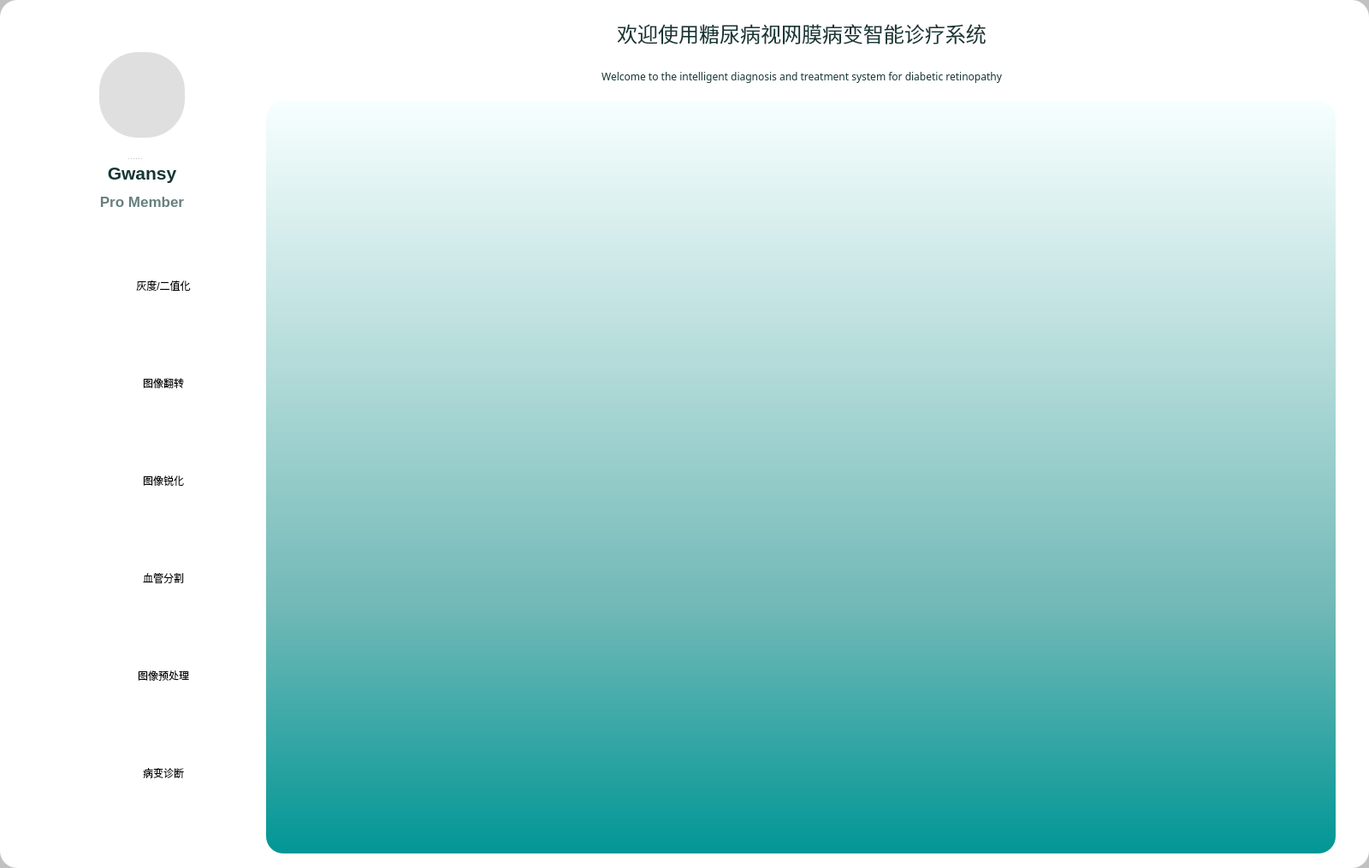
<?xml version="1.0" encoding="UTF-8"?>
<ui version="4.0">
 <class>Mainwindow</class>
 <widget class="QWidget" name="Mainwindow">
  <property name="geometry">
   <rect>
    <x>0</x>
    <y>0</y>
    <width>1600</width>
    <height>1015</height>
   </rect>
  </property>
  <property name="minimumSize">
   <size>
    <width>1600</width>
    <height>1015</height>
   </size>
  </property>
  <property name="maximumSize">
   <size>
    <width>1600</width>
    <height>1015</height>
   </size>
  </property>
  <property name="windowTitle">
   <string>Form</string>
  </property>
  <property name="styleSheet">
   <string notr="true">background-color: rgb(193, 193, 193);</string>
  </property>
  <widget class="QFrame" name="frame_3">
   <property name="geometry">
    <rect>
     <x>0</x>
     <y>0</y>
     <width>1600</width>
     <height>1015</height>
    </rect>
   </property>
   <property name="minimumSize">
    <size>
     <width>1600</width>
     <height>1015</height>
    </size>
   </property>
   <property name="maximumSize">
    <size>
     <width>1600</width>
     <height>1015</height>
    </size>
   </property>
   <property name="styleSheet">
    <string notr="true">background-color: rgb(255, 255, 255);
border-radius:20px;
</string>
   </property>
   <property name="frameShape">
    <enum>QFrame::StyledPanel</enum>
   </property>
   <property name="frameShadow">
    <enum>QFrame::Raised</enum>
   </property>
   <widget class="QWidget" name="">
    <property name="geometry">
     <rect>
      <x>5</x>
      <y>5</y>
      <width>1588</width>
      <height>1002</height>
     </rect>
    </property>
    <layout class="QHBoxLayout" name="horizontalLayout">
     <item>
      <widget class="QFrame" name="frame1_2">
       <property name="minimumSize">
        <size>
         <width>300</width>
         <height>950</height>
        </size>
       </property>
       <property name="maximumSize">
        <size>
         <width>300</width>
         <height>950</height>
        </size>
       </property>
       <property name="styleSheet">
        <string notr="true">QFrame#frame_2{
	background-color: rgba(255, 255, 255, 255);
	border-radius:20px;
}</string>
       </property>
       <widget class="QFrame" name="frame_5">
        <property name="geometry">
         <rect>
          <x>0</x>
          <y>220</y>
          <width>300</width>
          <height>800</height>
         </rect>
        </property>
        <property name="minimumSize">
         <size>
          <width>300</width>
          <height>800</height>
         </size>
        </property>
        <property name="maximumSize">
         <size>
          <width>300</width>
          <height>800</height>
         </size>
        </property>
        <property name="frameShape">
         <enum>QFrame::StyledPanel</enum>
        </property>
        <property name="frameShadow">
         <enum>QFrame::Raised</enum>
        </property>
        <widget class="QWidget" name="">
         <property name="geometry">
          <rect>
           <x>5</x>
           <y>9</y>
           <width>291</width>
           <height>721</height>
          </rect>
         </property>
         <layout class="QGridLayout" name="gridLayout_4" columnstretch="0,0">
          <property name="topMargin">
           <number>0</number>
          </property>
          <property name="bottomMargin">
           <number>0</number>
          </property>
          <property name="spacing">
           <number>0</number>
          </property>
          <item row="1" column="0">
           <widget class="QWidget" name="widget_14" native="true">
            <property name="minimumSize">
             <size>
              <width>40</width>
              <height>40</height>
             </size>
            </property>
            <property name="maximumSize">
             <size>
              <width>40</width>
              <height>40</height>
             </size>
            </property>
            <property name="styleSheet">
             <string notr="true">image: url(:/buttom/img/buttom/背心_vest.svg);
border:3px solid rgb(255, 255, 255);

border-radius:32px</string>
            </property>
           </widget>
          </item>
          <item row="4" column="1">
           <widget class="QPushButton" name="pushButton_5">
            <property name="minimumSize">
             <size>
              <width>150</width>
              <height>80</height>
             </size>
            </property>
            <property name="maximumSize">
             <size>
              <width>150</width>
              <height>16777215</height>
             </size>
            </property>
            <property name="styleSheet">
             <string notr="true">QPushButton {
    background-color: #fafafa;
color:#334257;
    border: 1px solid #cccccc;
    padding: 5px;
    border-radius: 5px;
	font-family: &quot;Arial&quot;; /* 添加字体族 */
    font-size: 24px; /* 添加字体大小 */
    font-weight: bold; /* 添加字体粗细 */
    font-style: normal; /* 添加字体风格 */
}

QPushButton:hover {
    background-color: #f5f5f5;
    
}

QPushButton:pressed, QPushButton:checked {
    border: 1px solid #616161;
    color: #424242;
}

#button3 {
    border-radius: 20px;
}
font: 9pt &quot;微软雅黑&quot;;
</string>
            </property>
            <property name="text">
             <string>图像预处理</string>
            </property>
           </widget>
          </item>
          <item row="5" column="1">
           <widget class="QPushButton" name="pushButton_6">
            <property name="minimumSize">
             <size>
              <width>150</width>
              <height>80</height>
             </size>
            </property>
            <property name="maximumSize">
             <size>
              <width>150</width>
              <height>16777215</height>
             </size>
            </property>
            <property name="styleSheet">
             <string notr="true">QPushButton {
    background-color: #fafafa;
color:#334257;
    border: 1px solid #cccccc;
    padding: 5px;
    border-radius: 5px;
	font-family: &quot;Arial&quot;; /* 添加字体族 */
    font-size: 24px; /* 添加字体大小 */
    font-weight: bold; /* 添加字体粗细 */
    font-style: normal; /* 添加字体风格 */
}

QPushButton:hover {
    background-color: #f5f5f5;
    
}

QPushButton:pressed, QPushButton:checked {
    border: 1px solid #616161;
    color: #424242;
}

#button3 {
    border-radius: 20px;
}
font: 9pt &quot;微软雅黑&quot;;
</string>
            </property>
            <property name="text">
             <string>病变诊断</string>
            </property>
           </widget>
          </item>
          <item row="3" column="1">
           <widget class="QPushButton" name="pushButton_4">
            <property name="minimumSize">
             <size>
              <width>150</width>
              <height>80</height>
             </size>
            </property>
            <property name="maximumSize">
             <size>
              <width>150</width>
              <height>16777215</height>
             </size>
            </property>
            <property name="styleSheet">
             <string notr="true">QPushButton {
    background-color: #fafafa;
color:#334257;
    border: 1px solid #cccccc;
    padding: 5px;
    border-radius: 5px;
	font-family: &quot;Arial&quot;; /* 添加字体族 */
    font-size: 24px; /* 添加字体大小 */
    font-weight: bold; /* 添加字体粗细 */
    font-style: normal; /* 添加字体风格 */
}

QPushButton:hover {
    background-color: #f5f5f5;
    
}

QPushButton:pressed, QPushButton:checked {
    border: 1px solid #616161;
    color: #424242;
}

#button3 {
    border-radius: 20px;
}
font: 9pt &quot;微软雅黑&quot;;
</string>
            </property>
            <property name="text">
             <string>血管分割</string>
            </property>
           </widget>
          </item>
          <item row="2" column="0">
           <widget class="QWidget" name="widget_20" native="true">
            <property name="minimumSize">
             <size>
              <width>40</width>
              <height>40</height>
             </size>
            </property>
            <property name="maximumSize">
             <size>
              <width>40</width>
              <height>40</height>
             </size>
            </property>
            <property name="styleSheet">
             <string notr="true">image: url(:/buttom/img/buttom/处方_prescription.svg);
border:3px solid rgb(255, 255, 255);

border-radius:32px</string>
            </property>
           </widget>
          </item>
          <item row="2" column="1">
           <widget class="QPushButton" name="pushButton_3">
            <property name="minimumSize">
             <size>
              <width>150</width>
              <height>80</height>
             </size>
            </property>
            <property name="maximumSize">
             <size>
              <width>150</width>
              <height>16777215</height>
             </size>
            </property>
            <property name="styleSheet">
             <string notr="true">QPushButton {
    background-color: #fafafa;
color:#334257;
    border: 1px solid #cccccc;
    padding: 5px;
    border-radius: 5px;
	font-family: &quot;Arial&quot;; /* 添加字体族 */
    font-size: 24px; /* 添加字体大小 */
    font-weight: bold; /* 添加字体粗细 */
    font-style: normal; /* 添加字体风格 */
}

QPushButton:hover {
    background-color: #f5f5f5;
    
}

QPushButton:pressed, QPushButton:checked {
    border: 1px solid #616161;
    color: #424242;
}

#button3 {
    border-radius: 20px;
}
font: 9pt &quot;微软雅黑&quot;;
</string>
            </property>
            <property name="text">
             <string>图像锐化</string>
            </property>
           </widget>
          </item>
          <item row="3" column="0">
           <widget class="QWidget" name="widget_19" native="true">
            <property name="minimumSize">
             <size>
              <width>40</width>
              <height>40</height>
             </size>
            </property>
            <property name="maximumSize">
             <size>
              <width>40</width>
              <height>40</height>
             </size>
            </property>
            <property name="styleSheet">
             <string notr="true">image: url(:/buttom/img/buttom/外部传输_external-transmission.svg);
border:3px solid rgb(255, 255, 255);

border-radius:32px</string>
            </property>
           </widget>
          </item>
          <item row="0" column="1">
           <widget class="QPushButton" name="pushButton_1">
            <property name="minimumSize">
             <size>
              <width>150</width>
              <height>80</height>
             </size>
            </property>
            <property name="maximumSize">
             <size>
              <width>150</width>
              <height>80</height>
             </size>
            </property>
            <property name="styleSheet">
             <string notr="true">QPushButton {
    background-color: #fafafa;
	color:#334257;
    border: 1px solid #cccccc;
    padding: 5px;
    border-radius: 5px;
	font-family: &quot;Arial&quot;; /* 添加字体族 */
    font-size: 24px; /* 添加字体大小 */
    font-weight: bold; /* 添加字体粗细 */
    font-style: normal; /* 添加字体风格 */
}

QPushButton:hover {
    background-color: #f5f5f5;
    
}

QPushButton:pressed, QPushButton:checked {
    border: 1px solid #616161;
    color: #334257;
}

#button3 {
    border-radius: 20px;
}
font: 9pt &quot;微软雅黑&quot;;
</string>
            </property>
            <property name="text">
             <string>灰度/二值化</string>
            </property>
           </widget>
          </item>
          <item row="5" column="0">
           <widget class="QWidget" name="widget_21" native="true">
            <property name="minimumSize">
             <size>
              <width>40</width>
              <height>40</height>
             </size>
            </property>
            <property name="maximumSize">
             <size>
              <width>40</width>
              <height>40</height>
             </size>
            </property>
            <property name="styleSheet">
             <string notr="true">image: url(:/buttom/img/buttom/眼睛_eyes.svg);
border:3px solid rgb(255, 255, 255);

border-radius:32px</string>
            </property>
           </widget>
          </item>
          <item row="4" column="0">
           <widget class="QWidget" name="widget_18" native="true">
            <property name="minimumSize">
             <size>
              <width>40</width>
              <height>40</height>
             </size>
            </property>
            <property name="maximumSize">
             <size>
              <width>40</width>
              <height>40</height>
             </size>
            </property>
            <property name="styleSheet">
             <string notr="true">image: url(:/buttom/img/buttom/3D眼镜_three-d-glasses.svg);
border:3px solid rgb(255, 255, 255);

border-radius:32px</string>
            </property>
           </widget>
          </item>
          <item row="1" column="1">
           <widget class="QPushButton" name="pushButton_2">
            <property name="minimumSize">
             <size>
              <width>150</width>
              <height>80</height>
             </size>
            </property>
            <property name="maximumSize">
             <size>
              <width>150</width>
              <height>16777215</height>
             </size>
            </property>
            <property name="styleSheet">
             <string notr="true">QPushButton {
    background-color: #fafafa;
	color:#334257;
    border: 1px solid #cccccc;
    padding: 5px;
    border-radius: 5px;
	font-family: &quot;Arial&quot;; /* 添加字体族 */
    font-size: 24px; /* 添加字体大小 */
    font-weight: bold; /* 添加字体粗细 */
    font-style: normal; /* 添加字体风格 */
}

QPushButton:hover {
    background-color: #f5f5f5;
    
}

QPushButton:pressed, QPushButton:checked {
    border: 1px solid #616161;
    color: #334257;
}

#button3 {
    border-radius: 20px;
}
font: 9pt &quot;微软雅黑&quot;;
</string>
            </property>
            <property name="text">
             <string>图像翻转</string>
            </property>
           </widget>
          </item>
          <item row="0" column="0">
           <widget class="QWidget" name="widget_13" native="true">
            <property name="minimumSize">
             <size>
              <width>40</width>
              <height>40</height>
             </size>
            </property>
            <property name="maximumSize">
             <size>
              <width>40</width>
              <height>40</height>
             </size>
            </property>
            <property name="styleSheet">
             <string notr="true">image: url(:/buttom/img/buttom/全景水平_panorama-horizontal.svg);
border:3px solid rgb(255, 255, 255);

border-radius:32px</string>
            </property>
           </widget>
          </item>
         </layout>
        </widget>
       </widget>
       <widget class="QSplitter" name="splitter">
        <property name="geometry">
         <rect>
          <x>11</x>
          <y>8</y>
          <width>281</width>
          <height>211</height>
         </rect>
        </property>
        <property name="orientation">
         <enum>Qt::Vertical</enum>
        </property>
        <widget class="QFrame" name="frame_6">
         <property name="minimumSize">
          <size>
           <width>300</width>
           <height>0</height>
          </size>
         </property>
         <property name="styleSheet">
          <string notr="true">border:none</string>
         </property>
         <property name="frameShape">
          <enum>QFrame::StyledPanel</enum>
         </property>
         <property name="frameShadow">
          <enum>QFrame::Raised</enum>
         </property>
         <layout class="QGridLayout" name="gridLayout">
          <item row="0" column="0">
           <widget class="QWidget" name="widget_8" native="true">
            <property name="minimumSize">
             <size>
              <width>100</width>
              <height>100</height>
             </size>
            </property>
            <property name="maximumSize">
             <size>
              <width>100</width>
              <height>100</height>
             </size>
            </property>
            <property name="styleSheet">
             <string notr="true">image: url(:/svg/Morikawa/01_Data/img/image/image.png);
border-radius:45px;
background-color: rgb(223, 223, 223);</string>
            </property>
           </widget>
          </item>
         </layout>
        </widget>
        <widget class="QWidget" name="layoutWidget">
         <layout class="QGridLayout" name="gridLayout_2">
          <item row="0" column="0">
           <widget class="QLabel" name="label_3">
            <property name="minimumSize">
             <size>
              <width>300</width>
              <height>0</height>
             </size>
            </property>
            <property name="font">
             <font>
              <pointsize>16</pointsize>
              <weight>75</weight>
              <bold>true</bold>
             </font>
            </property>
            <property name="styleSheet">
             <string notr="true">color: rgb(22, 54, 53)</string>
            </property>
            <property name="text">
             <string>Gwansy</string>
            </property>
            <property name="alignment">
             <set>Qt::AlignCenter</set>
            </property>
           </widget>
          </item>
          <item row="1" column="0">
           <widget class="QLabel" name="label_4">
            <property name="minimumSize">
             <size>
              <width>300</width>
              <height>0</height>
             </size>
            </property>
            <property name="font">
             <font>
              <pointsize>13</pointsize>
              <weight>75</weight>
              <bold>true</bold>
             </font>
            </property>
            <property name="styleSheet">
             <string notr="true">color: rgb(102, 128, 127);</string>
            </property>
            <property name="text">
             <string>Pro Member</string>
            </property>
            <property name="alignment">
             <set>Qt::AlignCenter</set>
            </property>
           </widget>
          </item>
         </layout>
        </widget>
       </widget>
      </widget>
     </item>
     <item>
      <widget class="QWidget" name="frame" native="true">
       <property name="minimumSize">
        <size>
         <width>1280</width>
         <height>1000</height>
        </size>
       </property>
       <property name="maximumSize">
        <size>
         <width>1280</width>
         <height>1000</height>
        </size>
       </property>
       <widget class="QWidget" name="">
        <property name="geometry">
         <rect>
          <x>0</x>
          <y>11</y>
          <width>1252</width>
          <height>981</height>
         </rect>
        </property>
        <layout class="QVBoxLayout" name="verticalLayout">
         <item>
          <widget class="QLabel" name="label_6">
           <property name="font">
            <font>
             <family>黑体</family>
             <pointsize>18</pointsize>
             <weight>50</weight>
             <bold>false</bold>
            </font>
           </property>
           <property name="styleSheet">
            <string notr="true">color: rgb(22, 54, 53)</string>
           </property>
           <property name="text">
            <string>&lt;html&gt;&lt;head/&gt;&lt;body&gt;&lt;p align=&quot;center&quot;&gt;欢迎使用糖尿病视网膜病变智能诊疗系统&lt;/p&gt;&lt;/body&gt;&lt;/html&gt;</string>
           </property>
          </widget>
         </item>
         <item>
          <widget class="QLabel" name="label_7">
           <property name="font">
            <font>
             <family>Bodoni MT</family>
             <pointsize>20</pointsize>
             <weight>50</weight>
             <bold>false</bold>
            </font>
           </property>
           <property name="styleSheet">
            <string notr="true">color: rgb(22, 54, 53)</string>
           </property>
           <property name="text">
            <string>&lt;html&gt;&lt;head/&gt;&lt;body&gt;&lt;p align=&quot;center&quot;&gt;&lt;span style=&quot; font-size:9pt;&quot;&gt;Welcome to the intelligent diagnosis and treatment system for diabetic retinopathy&lt;/span&gt;&lt;/p&gt;&lt;/body&gt;&lt;/html&gt;</string>
           </property>
          </widget>
         </item>
         <item>
          <widget class="QFrame" name="frame11">
           <property name="minimumSize">
            <size>
             <width>1250</width>
             <height>880</height>
            </size>
           </property>
           <property name="maximumSize">
            <size>
             <width>1250</width>
             <height>880</height>
            </size>
           </property>
           <property name="styleSheet">
            <string notr="true">.QFrame {
    background-color:qlineargradient(spread:pad, x1:0, y1:1, x2:0, y2:0, stop:0 #009695, stop:0.33 #71b9b7, stop:0.66 #b5dcda, stop:1 #f7ffff);
;
    border-radius: 20px;
    color: rgb(255, 255, 255);
}</string>
           </property>
          </widget>
         </item>
        </layout>
       </widget>
      </widget>
     </item>
    </layout>
   </widget>
  </widget>
 </widget>
 <resources>
  <include location="E:/关斯元大创材料1/dccl/暂存/PyQt5/可视化界面/Copying_1006/resources.qrc"/>
 </resources>
 <connections/>
</ui>
